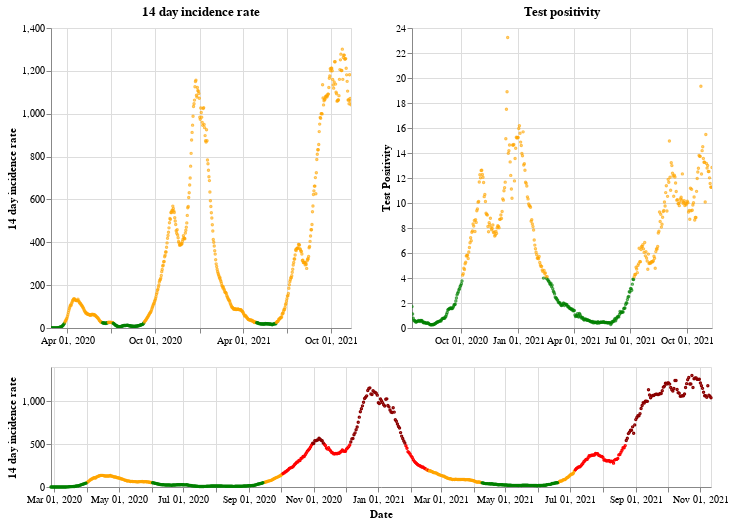

The notebook cell this image was saved under:
### Markdown cell above
## Wales

### Code cell
plot_traffic_light('Wales')

### Figure 1 — Vega-Lite specification as saved in the notebook (floating-point values rounded to 4 significant figures; data arrays with more than 128 entries replaced by an {"elided": "..."} marker saying what was removed)
{"config": {"view": {"continuousWidth": 400, "continuousHeight": 300}}, "vconcat": [{"hconcat": [{"mark": {"type": "point", "size": 2}, "encoding": {"color": {"condition": {"value": "green", "test": "(datum.twoWeeklyCasesRate <= 25)"}, "value": "orange"}, "tooltip": [{"type": "nominal", "field": "areaName"}, {"type": "temporal", "field": "date"}, {"type": "quantitative", "field": "twoWeeklyCasesRate"}, {"type": "quantitative", "field": "testPositivity"}], "x": {"type": "temporal", "axis": {"title": ""}, "field": "date", "scale": {"domain": {"selection": "DateBrush"}}, "timeUnit": "yearmonthdate"}, "y": {"type": "quantitative", "axis": {"title": "14 day incidence rate"}, "field": "twoWeeklyCasesRate"}}, "title": "14 day incidence rate", "width": 300}, {"mark": {"type": "point", "size": 2}, "encoding": {"color": {"condition": {"value": "green", "test": "(datum.testPositivity <= 4)"}, "value": "orange"}, "tooltip": [{"type": "nominal", "field": "areaName"}, {"type": "temporal", "field": "date"}, {"type": "quantitative", "field": "twoWeeklyCasesRate"}, {"type": "quantitative", "field": "testPositivity"}], "x": {"type": "temporal", "axis": {"title": ""}, "field": "date", "scale": {"domain": {"selection": "DateBrush"}}, "timeUnit": "yearmonthdate"}, "y": {"type": "quantitative", "axis": {"title": "Test Positivity"}, "field": "testPositivity"}}, "title": "Test positivity", "width": 300}]}, {"layer": [{"mark": {"type": "point", "size": 2}, "encoding": {"color": {"condition": {"value": "orange", "test": "(((datum.testPositivity < 4) && (datum.twoWeeklyCasesRate >= 50)) && (datum.twoWeeklyCasesRate < 200))"}, "value": "red"}, "opacity": {"condition": {"value": 1, "test": "((datum.twoWeeklyCasesRate >= 50) && (datum.twoWeeklyCasesRate < 500))"}, "value": 0}, "tooltip": [{"type": "nominal", "field": "areaName"}, {"type": "temporal", "field": "date"}, {"type": "quantitative", "field": "twoWeeklyCasesRate"}, {"type": "quantitative", "field": "testPositivity"}], "x": {"type": "temporal", "axis": {"title": "Date"}, "field": "date", "timeUnit": "yearmonthdate"}, "y": {"type": "quantitative", "axis": {"title": "14 day incidence rate"}, "field": "twoWeeklyCasesRate"}}, "selection": {"DateBrush": {"type": "interval", "encodings": ["x"], "fields": ["Time"]}}}, {"mark": {"type": "point", "size": 2}, "encoding": {"color": {"value": "darkred"}, "opacity": {"condition": {"value": 1, "test": "(datum.twoWeeklyCasesRate >= 500)"}, "value": 0}, "tooltip": [{"type": "nominal", "field": "areaName"}, {"type": "temporal", "field": "date"}, {"type": "quantitative", "field": "twoWeeklyCasesRate"}, {"type": "quantitative", "field": "testPositivity"}], "x": {"type": "temporal", "axis": {"title": "Date"}, "field": "date", "timeUnit": "yearmonthdate"}, "y": {"type": "quantitative", "axis": {"title": "14 day incidence rate"}, "field": "twoWeeklyCasesRate"}}}, {"mark": {"type": "point", "size": 2}, "encoding": {"color": {"condition": {"value": "green", "test": "((datum.testPositivity < 4) && (datum.twoWeeklyCasesRate < 50))"}, "value": "orange"}, "opacity": {"condition": {"value": 1, "test": "(datum.twoWeeklyCasesRate < 50)"}, "value": 0}, "tooltip": [{"type": "nominal", "field": "areaName"}, {"type": "temporal", "field": "date"}, {"type": "quantitative", "field": "twoWeeklyCasesRate"}, {"type": "quantitative", "field": "testPositivity"}], "x": {"type": "temporal", "axis": {"title": "Date"}, "field": "date", "timeUnit": "yearmonthdate"}, "y": {"type": "quantitative", "axis": {"title": "14 day incidence rate"}, "field": "twoWeeklyCasesRate"}}}], "height": 120, "width": 660}], "data": {"name": "data-39b37d01055c30343a0b4e6f63a403ea"}, "$schema": "https://vega.github.io/schema/vega-lite/v4.8.1.json", "datasets": {"data-39b37d01055c30343a0b4e6f63a403ea": {"elided": "624 records"}}}
